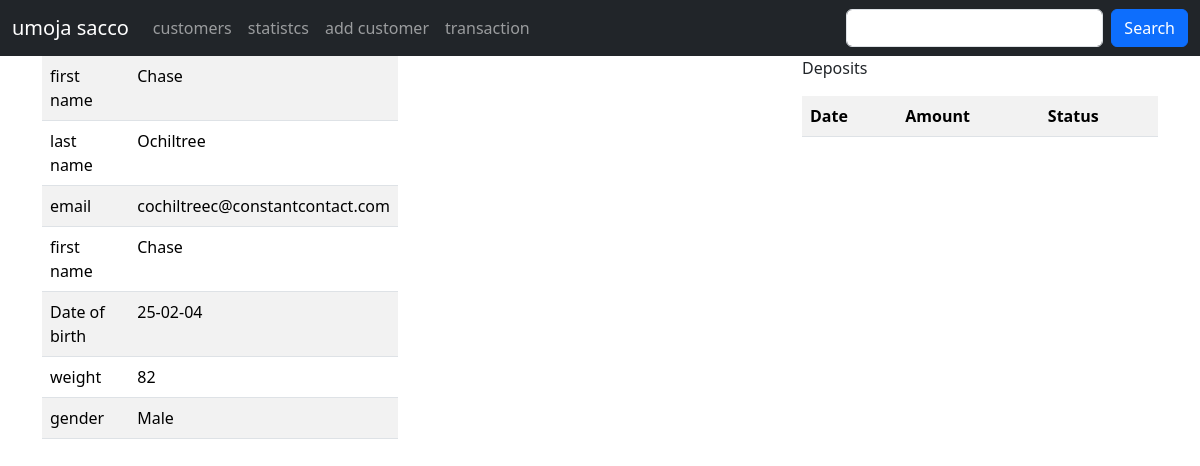
/customers/details/13, run on the app's committed database.
### dbs/models.py (models this page shows, shortened)
class Customer(models.Model):
    first_name = models.CharField(max_length=30)
    last_name = models.CharField(max_length=30)
    email = models.EmailField(unique=True)
    dob = models.DateField()
    gender = models.CharField(max_length=10)
    weight = models.PositiveIntegerField(default=0)
    created_at = models.DateTimeField(auto_now_add=True)
    updated_at = models.DateTimeField(auto_now=True)
    class Meta:
        db_table = 'customers'

### dbs/views.py (the view)
# urls.py: path('customers/details/<int:customer_id>', views.customer_details, name='customer_details'),
def customer_details(request,customer_id):
    customer = Customer.objects.get(id=customer_id)
    deposits = Deposit.objects.filter(customer=customer_id)
    return render(request,"details.html",{"deposits":deposits,"customer":customer})

### templates/details.html (shortened to what this page needs)
{% extends 'master.html' %}
{% load static %}
{% block content %}
	<div class="container">
    <div class="row">
        <div class="col-sm-4">
            <table class="table table-striped">
                <tr>
                    <td>first name</td>
                    <td>{{ customer.first_name }}</td>
                </tr>
                 <tr>
                    <td>last name</td>
                    <td>{{ customer.last_name }}</td>
                </tr>
                 <tr>
                    <td>email</td>
                    <td>{{ customer.email }}</td>
                </tr>
                 <tr>
                    <td>first name</td>
                    <td>{{ customer.first_name }}</td>
                </tr>
                 <tr>
                    <td>Date of birth</td>
                    <td>{{ customer.dob | date:"d-m-y " }}</td>
                </tr>
                 <tr>
                    <td>weight</td>
                    <td>{{ customer.weight }}</td>
                </tr>
                 <tr>
                    <td>gender</td>
                    <td>{{ customer.gender }}</td>
                </tr>
            </table>
        </div>
            <div class="col-sm-4">
            </div>
       <div class="col-sm-4">
               <p>Deposits</p>
               <table class="table table-striped">
                   <tr>
                       <th>Date</th>
                       <th>Amount</th>
                       <th>Status</th>
                   </tr>
               </table>
        </div>
    </div>
{% endblock %}

### data on the page
Customer: first_name "Chase", last_name "Ochiltree", email "cochiltreec@constantcontact.com", dob "25-02-04", weight "82", gender "Male"
